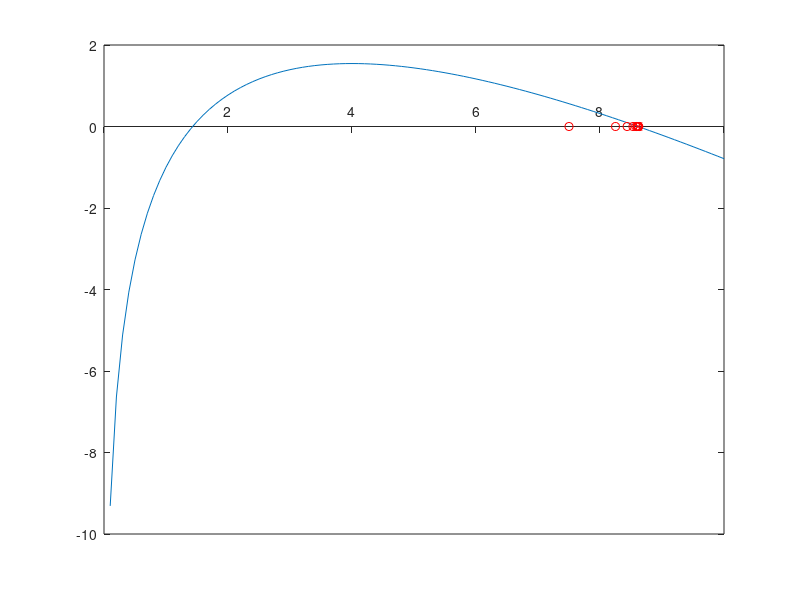

The MATLAB script that drew this image:
clear; clc; close all;

f = @(x) 4*log(x) - x;

xq = 0:0.1:10;
plot(xq,f(xq))
set(gca,'xAxisLocation','origin')
hold on

a = 3; b = 9;

c = (a+b)/2;

tol = 1e-6;

while abs(f(c)) > tol
	if f(a)*f(c) < 0
		b = c;
	else
		a = c;
	end
	c = (a+b)/2;
	plot(c,0,'ro')
	pause(2)
end
plot(c,f(c),'rx')
